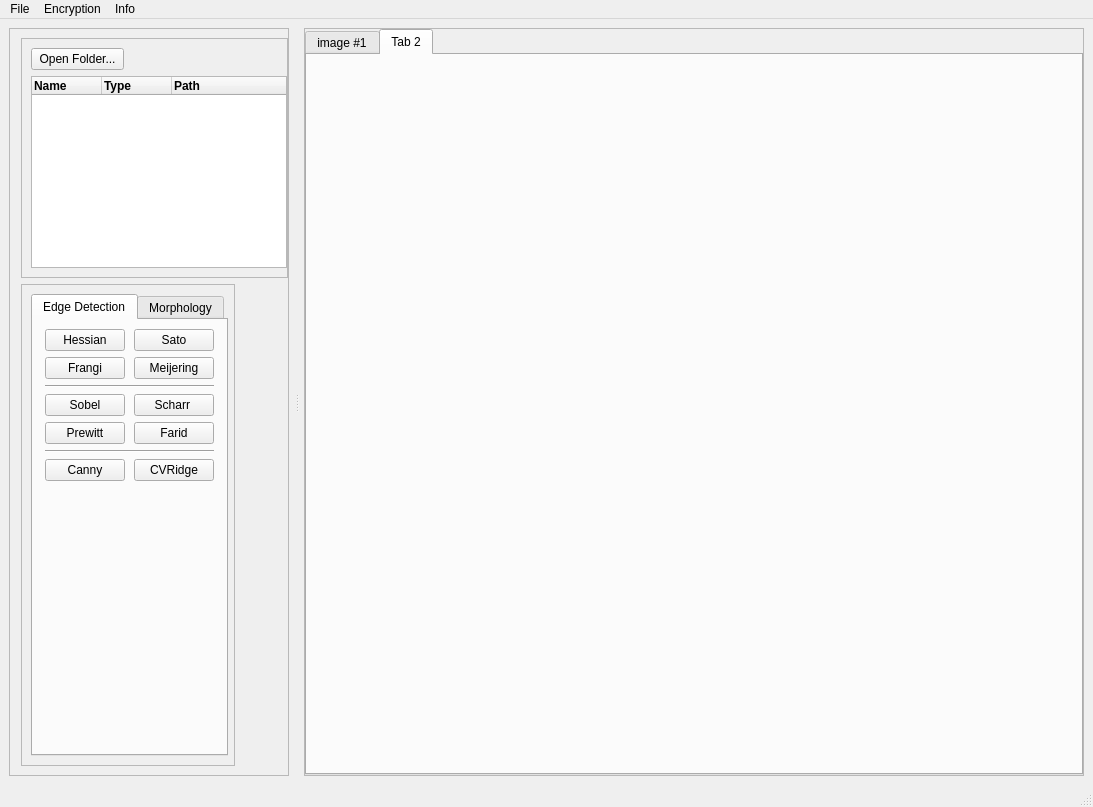
<?xml version="1.0" encoding="UTF-8"?>
<ui version="4.0">
 <class>MainWindow</class>
 <widget class="QMainWindow" name="MainWindow">
  <property name="geometry">
   <rect>
    <x>0</x>
    <y>0</y>
    <width>1093</width>
    <height>807</height>
   </rect>
  </property>
  <property name="windowTitle">
   <string>MainWindow</string>
  </property>
  <widget class="QWidget" name="centralwidget">
   <layout class="QVBoxLayout" name="verticalLayout_7">
    <item>
     <widget class="QSplitter" name="splitter">
      <property name="styleSheet">
       <string notr="true"/>
      </property>
      <property name="frameShape">
       <enum>QFrame::NoFrame</enum>
      </property>
      <property name="frameShadow">
       <enum>QFrame::Sunken</enum>
      </property>
      <property name="lineWidth">
       <number>10</number>
      </property>
      <property name="midLineWidth">
       <number>30</number>
      </property>
      <property name="orientation">
       <enum>Qt::Horizontal</enum>
      </property>
      <property name="opaqueResize">
       <bool>true</bool>
      </property>
      <property name="handleWidth">
       <number>15</number>
      </property>
      <widget class="QFrame" name="frame">
       <property name="sizePolicy">
        <sizepolicy hsizetype="Expanding" vsizetype="Fixed">
         <horstretch>0</horstretch>
         <verstretch>0</verstretch>
        </sizepolicy>
       </property>
       <property name="frameShape">
        <enum>QFrame::StyledPanel</enum>
       </property>
       <property name="frameShadow">
        <enum>QFrame::Raised</enum>
       </property>
       <layout class="QVBoxLayout" name="verticalLayout_4">
        <property name="sizeConstraint">
         <enum>QLayout::SetMinAndMaxSize</enum>
        </property>
        <property name="leftMargin">
         <number>11</number>
        </property>
        <property name="rightMargin">
         <number>0</number>
        </property>
        <item>
         <widget class="QFrame" name="frame_3">
          <property name="enabled">
           <bool>true</bool>
          </property>
          <property name="sizePolicy">
           <sizepolicy hsizetype="Minimum" vsizetype="Maximum">
            <horstretch>0</horstretch>
            <verstretch>0</verstretch>
           </sizepolicy>
          </property>
          <property name="frameShape">
           <enum>QFrame::StyledPanel</enum>
          </property>
          <property name="frameShadow">
           <enum>QFrame::Raised</enum>
          </property>
          <layout class="QVBoxLayout" name="verticalLayout_5">
           <property name="rightMargin">
            <number>0</number>
           </property>
           <item>
            <widget class="QPushButton" name="open_dir_button">
             <property name="sizePolicy">
              <sizepolicy hsizetype="Preferred" vsizetype="Fixed">
               <horstretch>0</horstretch>
               <verstretch>0</verstretch>
              </sizepolicy>
             </property>
             <property name="maximumSize">
              <size>
               <width>93</width>
               <height>28</height>
              </size>
             </property>
             <property name="text">
              <string>Open Folder...</string>
             </property>
             <property name="autoDefault">
              <bool>false</bool>
             </property>
             <property name="flat">
              <bool>false</bool>
             </property>
            </widget>
           </item>
           <item>
            <widget class="QTreeWidget" name="image_list">
             <property name="sizePolicy">
              <sizepolicy hsizetype="Preferred" vsizetype="Fixed">
               <horstretch>0</horstretch>
               <verstretch>0</verstretch>
              </sizepolicy>
             </property>
             <property name="lineWidth">
              <number>1</number>
             </property>
             <property name="autoScrollMargin">
              <number>16</number>
             </property>
             <property name="tabKeyNavigation">
              <bool>false</bool>
             </property>
             <property name="indentation">
              <number>5</number>
             </property>
             <property name="rootIsDecorated">
              <bool>true</bool>
             </property>
             <property name="headerHidden">
              <bool>false</bool>
             </property>
             <property name="columnCount">
              <number>3</number>
             </property>
             <attribute name="headerVisible">
              <bool>true</bool>
             </attribute>
             <attribute name="headerCascadingSectionResizes">
              <bool>false</bool>
             </attribute>
             <attribute name="headerDefaultSectionSize">
              <number>70</number>
             </attribute>
             <attribute name="headerShowSortIndicator" stdset="0">
              <bool>false</bool>
             </attribute>
             <attribute name="headerStretchLastSection">
              <bool>true</bool>
             </attribute>
             <column>
              <property name="text">
               <string>Name</string>
              </property>
              <property name="font">
               <font>
                <weight>75</weight>
                <bold>true</bold>
               </font>
              </property>
             </column>
             <column>
              <property name="text">
               <string>Type</string>
              </property>
              <property name="font">
               <font>
                <weight>75</weight>
                <bold>true</bold>
               </font>
              </property>
             </column>
             <column>
              <property name="text">
               <string>Path</string>
              </property>
              <property name="font">
               <font>
                <weight>75</weight>
                <bold>true</bold>
               </font>
              </property>
             </column>
            </widget>
           </item>
          </layout>
         </widget>
        </item>
        <item>
         <widget class="QFrame" name="frame_4">
          <property name="sizePolicy">
           <sizepolicy hsizetype="Fixed" vsizetype="Preferred">
            <horstretch>0</horstretch>
            <verstretch>0</verstretch>
           </sizepolicy>
          </property>
          <property name="frameShape">
           <enum>QFrame::StyledPanel</enum>
          </property>
          <property name="frameShadow">
           <enum>QFrame::Raised</enum>
          </property>
          <layout class="QGridLayout" name="gridLayout">
           <property name="rightMargin">
            <number>0</number>
           </property>
           <item row="0" column="1">
            <widget class="QStackedWidget" name="stackedWidget">
             <property name="sizePolicy">
              <sizepolicy hsizetype="Fixed" vsizetype="Preferred">
               <horstretch>0</horstretch>
               <verstretch>0</verstretch>
              </sizepolicy>
             </property>
             <property name="currentIndex">
              <number>0</number>
             </property>
             <widget class="QWidget" name="page_0"/>
            </widget>
           </item>
           <item row="0" column="0">
            <widget class="QTabWidget" name="tabWidget">
             <property name="sizePolicy">
              <sizepolicy hsizetype="Fixed" vsizetype="Preferred">
               <horstretch>0</horstretch>
               <verstretch>0</verstretch>
              </sizepolicy>
             </property>
             <property name="currentIndex">
              <number>0</number>
             </property>
             <widget class="QWidget" name="tab">
              <attribute name="title">
               <string>Edge Detection</string>
              </attribute>
              <layout class="QGridLayout" name="gridLayout_2">
               <item row="1" column="0">
                <widget class="QPushButton" name="frangi_button">
                 <property name="text">
                  <string>Frangi</string>
                 </property>
                </widget>
               </item>
               <item row="0" column="1">
                <widget class="QPushButton" name="sato_button">
                 <property name="text">
                  <string>Sato</string>
                 </property>
                </widget>
               </item>
               <item row="1" column="1">
                <widget class="QPushButton" name="meijering_button">
                 <property name="text">
                  <string>Meijering</string>
                 </property>
                </widget>
               </item>
               <item row="0" column="0">
                <widget class="QPushButton" name="hessian_button">
                 <property name="sizePolicy">
                  <sizepolicy hsizetype="Fixed" vsizetype="Fixed">
                   <horstretch>0</horstretch>
                   <verstretch>0</verstretch>
                  </sizepolicy>
                 </property>
                 <property name="text">
                  <string>Hessian</string>
                 </property>
                 <property name="checkable">
                  <bool>false</bool>
                 </property>
                </widget>
               </item>
               <item row="3" column="0">
                <widget class="QPushButton" name="sobel_button">
                 <property name="sizePolicy">
                  <sizepolicy hsizetype="Fixed" vsizetype="Fixed">
                   <horstretch>0</horstretch>
                   <verstretch>0</verstretch>
                  </sizepolicy>
                 </property>
                 <property name="text">
                  <string>Sobel</string>
                 </property>
                </widget>
               </item>
               <item row="3" column="1">
                <widget class="QPushButton" name="scharr_button">
                 <property name="sizePolicy">
                  <sizepolicy hsizetype="Fixed" vsizetype="Fixed">
                   <horstretch>0</horstretch>
                   <verstretch>0</verstretch>
                  </sizepolicy>
                 </property>
                 <property name="text">
                  <string>Scharr </string>
                 </property>
                </widget>
               </item>
               <item row="4" column="1">
                <widget class="QPushButton" name="farid_button">
                 <property name="text">
                  <string>Farid</string>
                 </property>
                </widget>
               </item>
               <item row="2" column="0" colspan="2">
                <widget class="Line" name="line">
                 <property name="sizePolicy">
                  <sizepolicy hsizetype="Minimum" vsizetype="Fixed">
                   <horstretch>0</horstretch>
                   <verstretch>0</verstretch>
                  </sizepolicy>
                 </property>
                 <property name="orientation">
                  <enum>Qt::Horizontal</enum>
                 </property>
                </widget>
               </item>
               <item row="7" column="0" colspan="2">
                <widget class="Line" name="line_2">
                 <property name="orientation">
                  <enum>Qt::Horizontal</enum>
                 </property>
                </widget>
               </item>
               <item row="4" column="0">
                <widget class="QPushButton" name="prewitt_button">
                 <property name="text">
                  <string>Prewitt</string>
                 </property>
                </widget>
               </item>
               <item row="8" column="0">
                <widget class="QPushButton" name="canny_button">
                 <property name="sizePolicy">
                  <sizepolicy hsizetype="Fixed" vsizetype="Fixed">
                   <horstretch>0</horstretch>
                   <verstretch>0</verstretch>
                  </sizepolicy>
                 </property>
                 <property name="text">
                  <string>Canny</string>
                 </property>
                </widget>
               </item>
               <item row="8" column="1">
                <widget class="QPushButton" name="cvridgefilter_button">
                 <property name="sizePolicy">
                  <sizepolicy hsizetype="Fixed" vsizetype="Fixed">
                   <horstretch>0</horstretch>
                   <verstretch>0</verstretch>
                  </sizepolicy>
                 </property>
                 <property name="text">
                  <string>CVRidge</string>
                 </property>
                 <property name="checkable">
                  <bool>false</bool>
                 </property>
                </widget>
               </item>
               <item row="9" column="0">
                <widget class="Line" name="line_3">
                 <property name="lineWidth">
                  <number>0</number>
                 </property>
                 <property name="orientation">
                  <enum>Qt::Vertical</enum>
                 </property>
                </widget>
               </item>
              </layout>
             </widget>
             <widget class="QWidget" name="tab_2">
              <attribute name="title">
               <string>Morphology</string>
              </attribute>
             </widget>
            </widget>
           </item>
          </layout>
         </widget>
        </item>
       </layout>
      </widget>
      <widget class="QFrame" name="frame_2">
       <property name="sizePolicy">
        <sizepolicy hsizetype="Expanding" vsizetype="Preferred">
         <horstretch>0</horstretch>
         <verstretch>0</verstretch>
        </sizepolicy>
       </property>
       <property name="frameShape">
        <enum>QFrame::StyledPanel</enum>
       </property>
       <property name="frameShadow">
        <enum>QFrame::Raised</enum>
       </property>
       <layout class="QHBoxLayout" name="horizontalLayout_4">
        <property name="spacing">
         <number>0</number>
        </property>
        <property name="leftMargin">
         <number>0</number>
        </property>
        <property name="topMargin">
         <number>0</number>
        </property>
        <property name="rightMargin">
         <number>0</number>
        </property>
        <property name="bottomMargin">
         <number>0</number>
        </property>
        <item>
         <widget class="QTabWidget" name="image_viewer_tabs">
          <property name="styleSheet">
           <string notr="true"/>
          </property>
          <property name="tabPosition">
           <enum>QTabWidget::North</enum>
          </property>
          <property name="tabShape">
           <enum>QTabWidget::Rounded</enum>
          </property>
          <property name="currentIndex">
           <number>1</number>
          </property>
          <property name="iconSize">
           <size>
            <width>72</width>
            <height>36</height>
           </size>
          </property>
          <widget class="QWidget" name="tab_3">
           <attribute name="title">
            <string>image #1</string>
           </attribute>
           <layout class="QHBoxLayout" name="horizontalLayout_2"/>
          </widget>
          <widget class="QWidget" name="adding_tab">
           <attribute name="title">
            <string>Tab 2</string>
           </attribute>
          </widget>
         </widget>
        </item>
       </layout>
      </widget>
     </widget>
    </item>
   </layout>
  </widget>
  <widget class="QMenuBar" name="menubar">
   <property name="geometry">
    <rect>
     <x>0</x>
     <y>0</y>
     <width>1093</width>
     <height>21</height>
    </rect>
   </property>
   <widget class="QMenu" name="menuFile">
    <property name="title">
     <string>File</string>
    </property>
    <addaction name="actionOpen"/>
    <addaction name="actionSave"/>
    <addaction name="separator"/>
    <addaction name="actionClose"/>
   </widget>
   <widget class="QMenu" name="menuEncryption">
    <property name="title">
     <string>Encryption</string>
    </property>
   </widget>
   <widget class="QMenu" name="menuInfo">
    <property name="title">
     <string>Info</string>
    </property>
   </widget>
   <addaction name="menuFile"/>
   <addaction name="menuEncryption"/>
   <addaction name="menuInfo"/>
  </widget>
  <widget class="QStatusBar" name="statusbar"/>
  <action name="actionOpen">
   <property name="text">
    <string>Open...</string>
   </property>
  </action>
  <action name="actionSave">
   <property name="text">
    <string>Save</string>
   </property>
  </action>
  <action name="actionClose">
   <property name="text">
    <string>Close</string>
   </property>
  </action>
 </widget>
 <resources>
  <include location="Image lib/new/resources.qrc"/>
 </resources>
 <connections/>
</ui>
